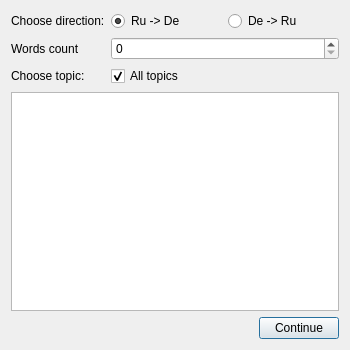
<?xml version="1.0" encoding="UTF-8"?>
<ui version="4.0">
 <class>SetupStudyWindow</class>
 <widget class="QDialog" name="SetupStudyWindow">
  <property name="geometry">
   <rect>
    <x>0</x>
    <y>0</y>
    <width>350</width>
    <height>350</height>
   </rect>
  </property>
  <property name="sizePolicy">
   <sizepolicy hsizetype="Fixed" vsizetype="Fixed">
    <horstretch>0</horstretch>
    <verstretch>0</verstretch>
   </sizepolicy>
  </property>
  <property name="minimumSize">
   <size>
    <width>350</width>
    <height>350</height>
   </size>
  </property>
  <property name="maximumSize">
   <size>
    <width>350</width>
    <height>350</height>
   </size>
  </property>
  <property name="windowTitle">
   <string>Setup study</string>
  </property>
  <layout class="QVBoxLayout" name="verticalLayout">
   <item>
    <layout class="QFormLayout" name="formLayout">
     <item row="0" column="0">
      <widget class="QLabel" name="label">
       <property name="text">
        <string>Choose direction:</string>
       </property>
      </widget>
     </item>
     <item row="0" column="1">
      <layout class="QHBoxLayout" name="horizontalLayout">
       <item>
        <widget class="QRadioButton" name="ruToDeButton">
         <property name="toolTip">
          <string>Translate words from russian to german during current StudySession.</string>
         </property>
         <property name="text">
          <string>Ru -&gt; De</string>
         </property>
         <property name="checked">
          <bool>true</bool>
         </property>
        </widget>
       </item>
       <item>
        <widget class="QRadioButton" name="deToRuButton">
         <property name="toolTip">
          <string>Translate words from german to russian during current StudySession.</string>
         </property>
         <property name="text">
          <string>De -&gt; Ru</string>
         </property>
        </widget>
       </item>
      </layout>
     </item>
     <item row="1" column="0">
      <widget class="QLabel" name="label_3">
       <property name="text">
        <string>Words count</string>
       </property>
      </widget>
     </item>
     <item row="1" column="1">
      <widget class="QSpinBox" name="wordsCountBox">
       <property name="toolTip">
        <string>Increase word's count per current StudySession.</string>
       </property>
       <property name="singleStep">
        <number>5</number>
       </property>
      </widget>
     </item>
     <item row="2" column="0">
      <widget class="QLabel" name="label_2">
       <property name="text">
        <string>Choose topic:</string>
       </property>
      </widget>
     </item>
     <item row="2" column="1">
      <widget class="QCheckBox" name="allTopicsCheckBox">
       <property name="enabled">
        <bool>true</bool>
       </property>
       <property name="toolTip">
        <string>Use all word's topics per current StudySession.</string>
       </property>
       <property name="text">
        <string>All topics</string>
       </property>
       <property name="checked">
        <bool>true</bool>
       </property>
      </widget>
     </item>
    </layout>
   </item>
   <item>
    <widget class="QListView" name="topicListView">
     <property name="toolTip">
      <string>Select topics per current StudySession.</string>
     </property>
    </widget>
   </item>
   <item>
    <layout class="QHBoxLayout" name="horizontalLayout_2">
     <item>
      <spacer name="horizontalSpacer">
       <property name="orientation">
        <enum>Qt::Horizontal</enum>
       </property>
       <property name="sizeHint" stdset="0">
        <size>
         <width>102</width>
         <height>20</height>
        </size>
       </property>
      </spacer>
     </item>
     <item>
      <widget class="QPushButton" name="continueButton">
       <property name="toolTip">
        <string>Go to StudySession.</string>
       </property>
       <property name="text">
        <string>Continue</string>
       </property>
      </widget>
     </item>
    </layout>
   </item>
  </layout>
 </widget>
 <resources/>
 <connections/>
</ui>
